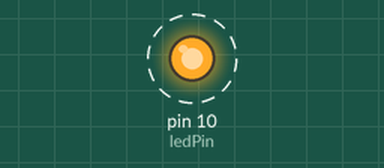
Simulated run of this sketch. Board: Arduino Uno, built with avr-gcc and run on an emulated ATmega328P. Parts: output pins drawn as LEDs (lit = HIGH). Dashed ring = blinking.

Above: at 0.05 s.
Timing chart, 0 to 3.0 s (numbered marks = the images above):
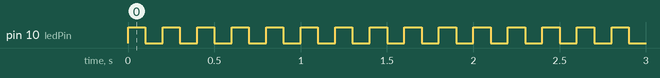

Measured:
- by itself, pin 10 (ledPin): alternates HIGH for 0.10 s and LOW for 0.10 s

The sketch:

ledpiscante.ino
```cpp
// Projeto 1 - Led Piscante

int ledPin = 10;
void setup() {
  pinMode(ledPin, HIGH);
}

void loop() {
  digitalWrite(ledPin, HIGH);
  delay(100);
  digitalWrite(ledPin, LOW);
  delay(100);
}
```
